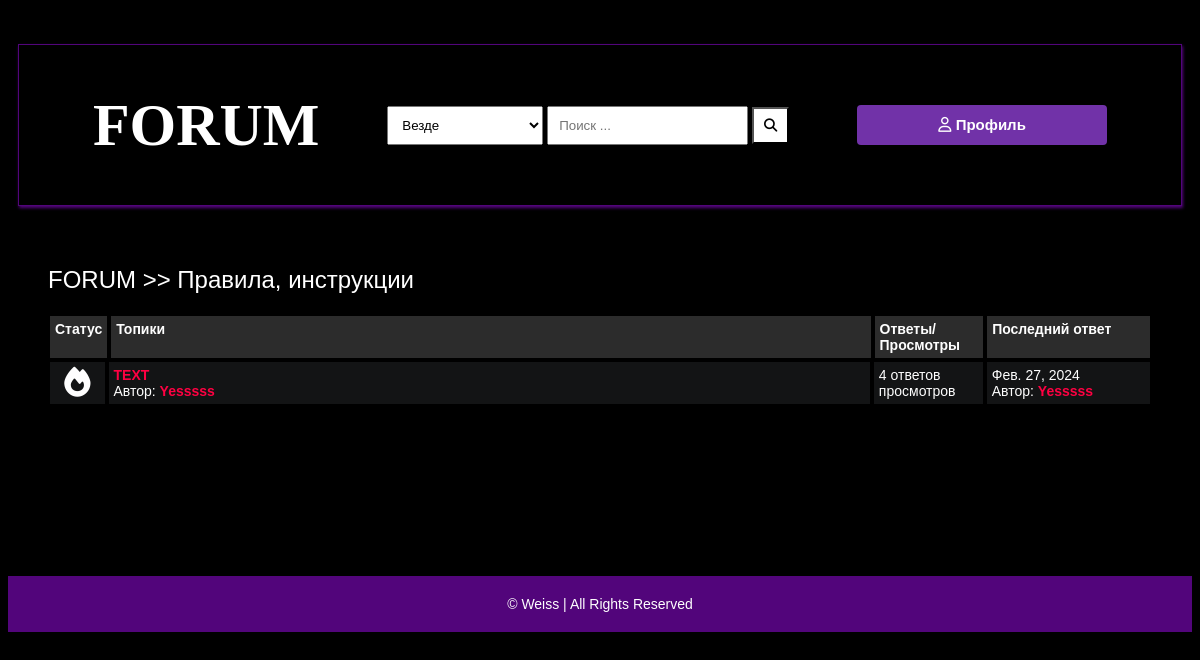
The page /posts/pravila-instrukcii/ on the database as committed earlier.
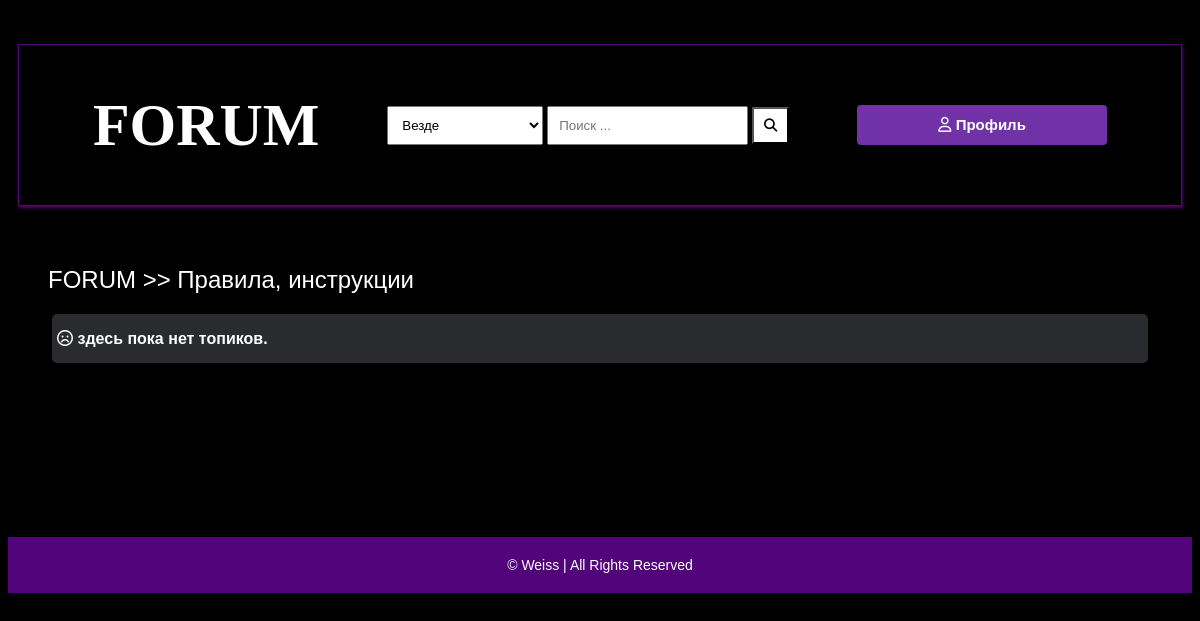
The same page on the database as committed later.
### main/models.py (models this page shows, shortened)
class Post(models.Model):
    title = models.CharField(max_length=400)
    slug = models.SlugField(max_length=400, unique=True, blank=True)
    user = models.ForeignKey(Author, on_delete=models.CASCADE)
    content = RichTextField()
    categories = models.ManyToManyField(Category, blank=True)
    date = models.DateTimeField(auto_now_add=True)
    approved = models.BooleanField(default=True)
    subscribers = models.ManyToManyField(
        User,
        blank=True,
        related_name="subscriptions",
        through="Subscription",
    )
    hit_count_generic = GenericRelation(HitCount, object_id_field='object_pk',
        related_query_name='hit_count_generic_relation'
    )
    tags = TaggableManager(blank=True)
    comments = models.ManyToManyField(Comment, blank=True)
    closed = models.BooleanField(default=False)
    state = models.CharField(max_length=40, default="zero")
    def get_url(self):
        return reverse("detail", kwargs={
            "slug":self.slug
        })
    @property
    def num_comments(self):
        return self.comments.count()
    @property
    def last_reply(self):
        return self.comments.latest("date")

class Author(models.Model):
    user = models.ForeignKey(User, on_delete=models.CASCADE)
    fullname = models.CharField(max_length=40, blank=True)
    slug = models.SlugField(max_length=400, unique=True, blank=True)
    steam_uid = models.CharField(max_length=40, blank=True)
    bio = HTMLField(blank=True)
    points = models.IntegerField(default=0)
    last_seen = models.DateTimeField(default=timezone.now)
    email_is_checked = models.BooleanField(default=False)
    profile_pic = ResizedImageField(size=[50, 80], quality=100, upload_to="authors", default='default.jpg', null=True, blank=True)
    notifications = models.ManyToManyField('Notifications', blank=True)

class Comment(models.Model):
    user = models.ForeignKey(Author, on_delete=models.CASCADE)
    content = RichTextField()
    date = models.DateTimeField(auto_now_add=True)
    replies = models.ManyToManyField(Reply, blank=True)

### main/views.py (the view)
# urls.py: path("posts/<slug>/", posts, name="posts"),
def posts(request, slug):
    try:
        author = Author.objects.get(user=request.user)
    except:
        author = ''
    category = get_object_or_404(Category, slug=slug)
    posts = Post.objects.filter(approved=True, categories=category)
    paginator = Paginator(posts, 10)
    page = request.GET.get("page")
    try:
        posts = paginator.page(page)
    except PageNotAnInteger:
        posts = paginator.page(1)
    except EmptyPage:
        posts = paginator.page(paginator.num_pages)
    context = {
        "posts":posts,
        "forum": category,
        "title": str(category) + ' | ' + 'FORUM',
        "author": author,
        'posts_count': len(posts)
    }
    return render(request, "posts.html", context)

### main/context_processors.py (called while the page is built, shortened)
def searchFunction(request):
    search_context = {}
    posts = Post.objects.all()
    return search_context

### main/models.py (called while the page is built)
    def __str__(self):
        return self.title

    def get_url(self):
        return reverse("posts", kwargs={
            "slug":self.slug
        })

### templates/posts.html (shortened to what this page needs)
﻿{% extends 'base.html' %}
{% load hitcount_tags %}
{% block content %}
    <div class="container">
        <div class="navigate">
            <div class="navigate_div">
                <span><a href="{% url 'home' %}">FORUM</a> >> <a href="{{forum.get_url}}">{{forum.title}}</a></span>
            </div>
        </div>
        {% if posts %}
            <div class="posts-table">
                <div class="table-head">
                    <div class="status">Статус</div>
                    <div class="subjects">Топики</div>
                    <div class="replies">Ответы/Просмотры</div>
                    <div class="last-reply">Последний ответ</div>
                </div>
                {% for post in posts %}
                <div class="table-row">
                    {% if post.closed == True %}
                    <div class="status"><i class="fa fa-lock"></i></div>
                    {% elif post.num_comments == 0 %}
                    <div class="status"><i class="fa fa-frown-o"></i></div>
                    {% elif post.num_comments > 0 and post.num_comments < 2 %}
                    <div class="status"><i class="fa fa-book"></i></div>
                    {% elif post.num_comments >= 2 and post.num_comments < 4 %}
                    <div class="status"><i class="fa fa-rocket"></i></div>
                    {% elif post.num_comments >= 4 %}
                    <div class="status"><i class="fa fa-fire"></i></div>
                    {% endif %}
                    <div class="subjects">
                        <a href="{{post.get_url}}">{{post.title}}</a>
                        <br>
                        <span>Автор: <b><a href="">{{post.user.fullname|title}}</a></b></span>
                    </div>
                    <div class="replies">
                        {{post.num_comments}} ответов <br> {% get_hit_count for post %} просмотров
                    </div>
                    {% if post.last_reply %}
                    <div class="last-reply">
                        {{post.last_reply.date|date}}
                        <br>Автор: <b><a href="">{{post.last_reply.user.fullname|title}}</a></b>
                    </div>
                    {% else %}
                    <div class="last-reply">
                        {{post.date|date}}
                        <br>Автор: <b><a href="">{{post.user.fullname|title}}</a></b>
                    </div>
                    {% endif %}
                </div>
                {% endfor %}
            {% else %}
            <div class="subforum-title">
                <h1><i class="fa fa-frown-o"></i>&nbsp;здесь пока нет топиков.</h1>
            </div>
            {% endif %}
        </div>
    </div>
    {% endblock content %}

Rows that differ between the two databases and show on the page:
removed Post: closed False (drawn), title "TEXT", user.fullname "Yesssss", num_comments "4", last_reply "Фев. 27, 2024", last_reply.user.fullname "Yesssss"
Other text that changed with them:
text no longer shown: "Статус Топики Ответы/Просмотры Последний ответ"
text now shown: "здесь пока нет топиков."
